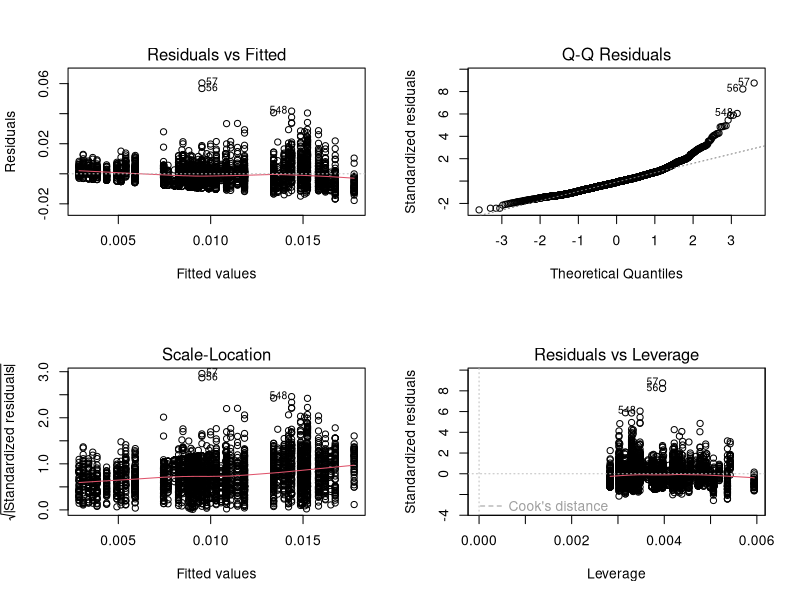
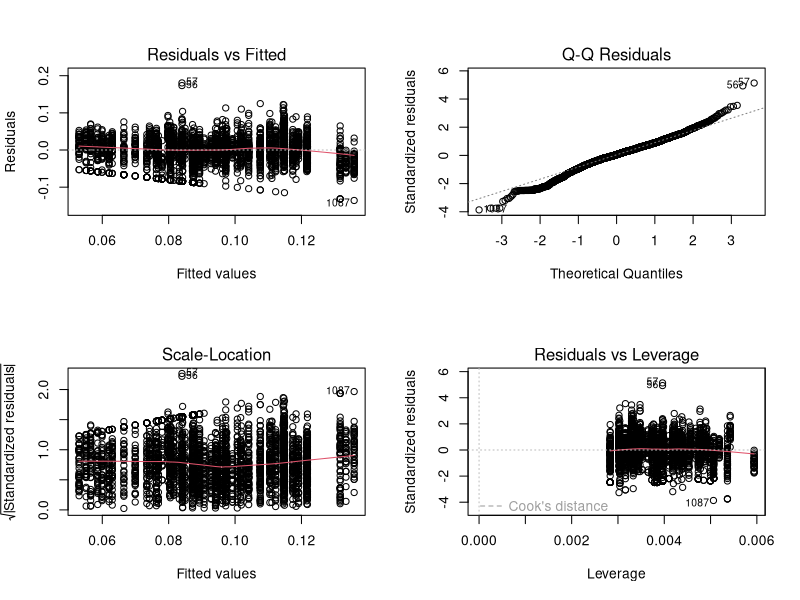
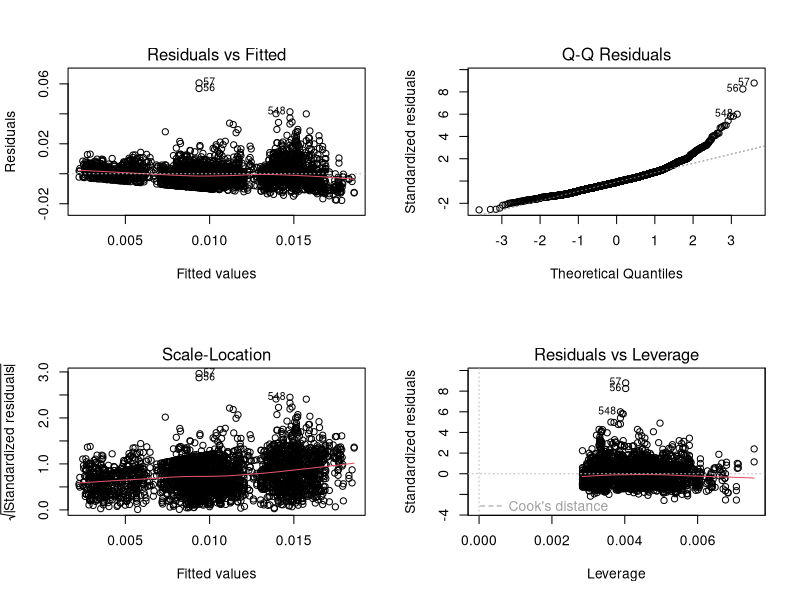
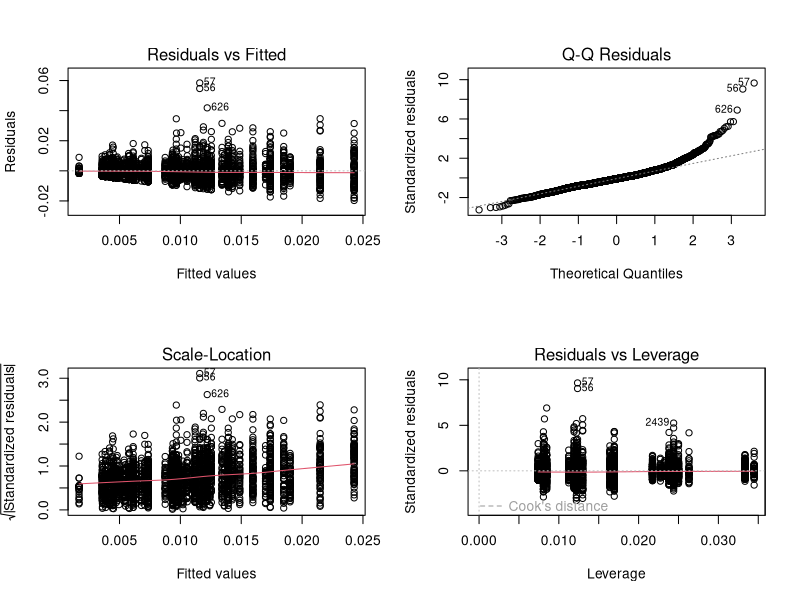

Write the R code that produced these figures, in order.
## ---- chunk 1
library(car)
library(lme4)
library(lmtest)
library(glmnet)
library(ggplot2)
library(emmeans)
library(sandwich)
library(tidyverse)
library(lubridate)
## ---- chunk 2
df <- read.csv("data/modeling_processed.csv") 
## ---- chunk 3
# convert categorical columns to factors
df$works <- as.factor(df$works)
df$engine <- as.factor(df$engine)
df$Year <- as.factor(df$Year)

# standardize performance within each race and flag extreme outliers
df <- df %>%
  group_by(Year, EventName) %>%   # group by race session (each qualifying event)
  mutate(FastestQ1 = min(Q1_time, na.rm = TRUE),              # fastest lap time in that session
         GapToFastest = Q1_time - FastestQ1,                  # absolute time gap to fastest driver
         PerToFastest = GapToFastest / FastestQ1,             # relative gap (percentage difference)
         is_beyond_107 = ifelse(PerToFastest > 0.07, 1, 0)    # flag laps slower than 107% rule
         ) %>% ungroup()  

# split data out by outliers
df_fast <- df %>% filter(is_beyond_107 == 0)         # within 107%      
df_slow <- df %>% filter(is_beyond_107 == 1)         # beyond 107% 

# center throttle variable
df$Throttle_Centered <- df$FullThrottlePct - mean(df$FullThrottlePct)
## ---- chunk 4
# fit multiple regression model
model_v1 <- lm(PerToFastest ~ works + engine + Year, data = df_fast)

# get model summary
summary(model_v1)
cat("\n----------------\n")

# ANOVA table
car::Anova(model_v1, type = 2)
## ---- chunk 5
par(mfrow = c(2,2))
# get plots
plot(model_v1)     

# normality
shapiro.test(residuals(model_v1))    
cat("\n----------------\n")

# equal variance
car::leveneTest(PerToFastest ~ interaction(works, engine, Year), data = df_fast)
cat("\n----------------\n")

# independence
lmtest::dwtest(model_v1)

# VIF
vif(model_v1)
## ---- chunk 6
# fit model 
model_v2 <- lm(sqrt(PerToFastest) ~ works + engine + Year, data = df_fast)

# get model summary
summary(model_v2)
cat("\n----------------\n")

# ANOVA table
car::Anova(model_v2, type = 2)
## ---- chunk 7
par(mfrow = c(2,2))
# get plots
plot(model_v2)

# normality
shapiro.test(residuals(model_v2))    
cat("\n----------------\n")

# equal variance
car::leveneTest(sqrt(PerToFastest) ~ interaction(works, engine, Year), data = df_fast)
cat("\n----------------\n")

# independence
lmtest::dwtest(model_v2)

# VIF
vif(model_v2)
## ---- chunk 8
# fit model (add throttle as a covariate)
model_v3 <- lm(PerToFastest ~ works + engine + Year + FullThrottlePct, data = df_fast)

# model summary
summary(model_v3)
cat("\n----------------\n")

# ANCOVA table
car::Anova(model_v3, type = 2)

# Proportionality
test_interaction <- lm(PerToFastest ~ works * FullThrottlePct + engine * FullThrottlePct, data = df_fast)
anova(test_interaction)
## ---- chunk 9
par(mfrow = c(2,2))
# get plots
plot(model_v3)     

# normality
shapiro.test(residuals(model_v3))    
cat("\n----------------\n")

# independence
lmtest::dwtest(model_v3)

# VIF
vif(model_v3)
## ---- chunk 10
# fit model
model_v4 <- lm(PerToFastest ~ Year * works * engine, data = df_fast)

# model summary
summary(model_v4)
cat("\n----------------\n")

# ANOVA table
car::Anova(model_v4, type = 2)
## ---- chunk 11
par(mfrow = c(2,2))
# get plots
plot(model_v4)     

# normality
shapiro.test(residuals(model_v4))    
cat("\n----------------\n")

# independence
lmtest::dwtest(model_v4)
## ---- chunk 12
# pairwise engine comparisons within each year x work combination
emmeans(model_v4, pairwise ~ engine | Year * works, adjust = "bonferroni")
cat("\n----------------\n")

# pairwise works comparisons within each year x engine combination
emmeans(model_v4, pairwise ~ works | Year * engine, adjust = "bonferroni")
## ---- chunk 13
# create a temp model that does not use year
model_v4_noyear <- lm(PerToFastest ~ works * engine, data = df_fast)

# pairwise works comparisons within engine
emmeans(model_v4_noyear, pairwise ~ works | engine, adjust = "bonferroni")

# create a temp model that does not use engine
model_v4_noengine <- lm(PerToFastest ~ Year * works, data = df_fast)

# pairwise works comparisons within engine
emmeans(model_v4_noengine, pairwise ~ works | Year, adjust = "bonferroni")
## ---- chunk 14
anova(model_v1, model_v3, model_v4)
